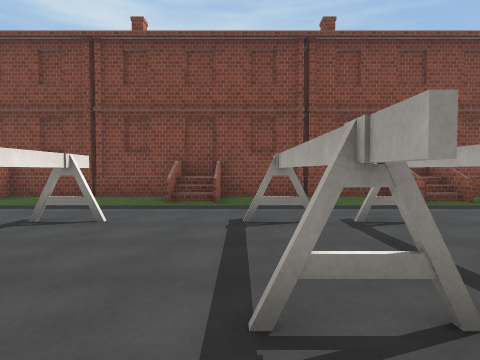
View 1 (above)

16 first-person views from a walk through a Unity game level. The camera is 1.5 m above the floor, tilts 2° down and sees 80° across. The floor is counted in squares, 2 m on a side. Each view is taken from the middle of a square. On the plan, view 1 faces up. The plan holds only what a view shows up to about 10 squares ahead; the rest is blank. The place goes on beyond the plan. Some surface patterns are stand-ins.

View 2
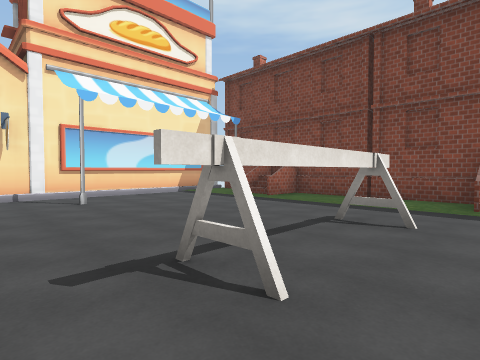

View 3
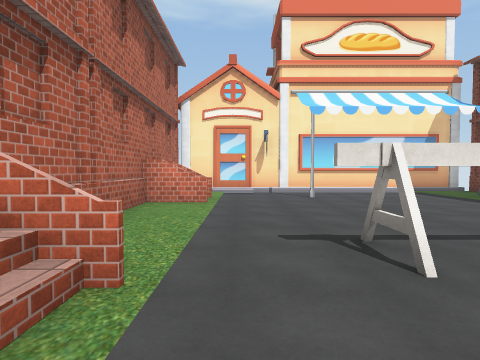

View 4
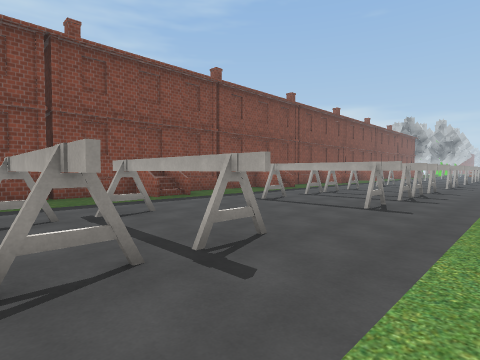

View 5
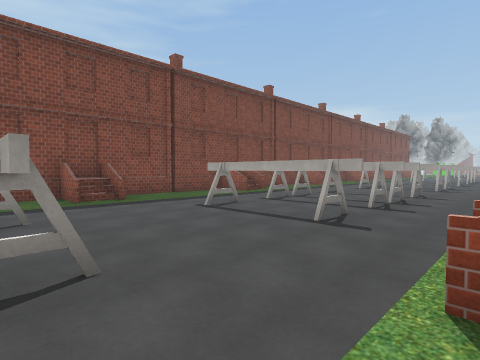

View 6
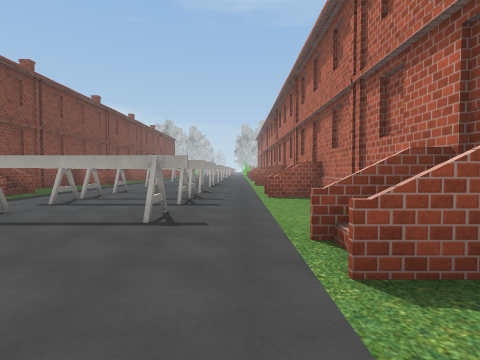

View 7
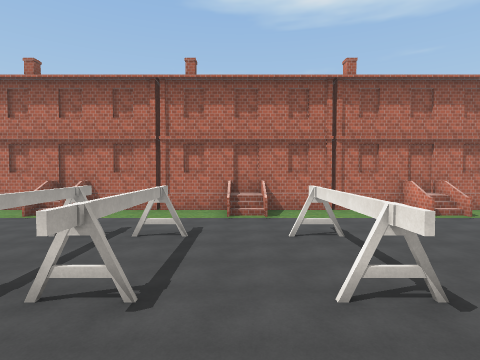

View 8
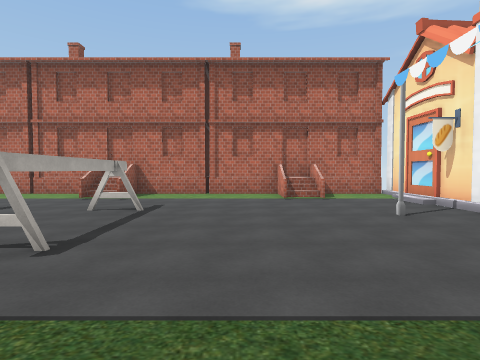

View 9
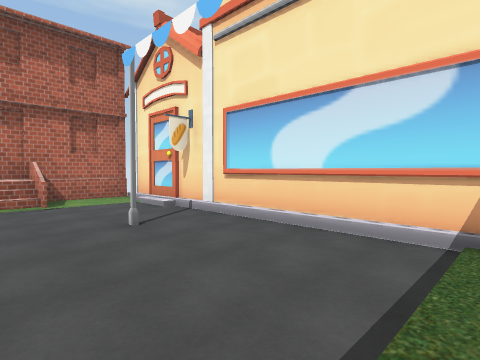

View 10
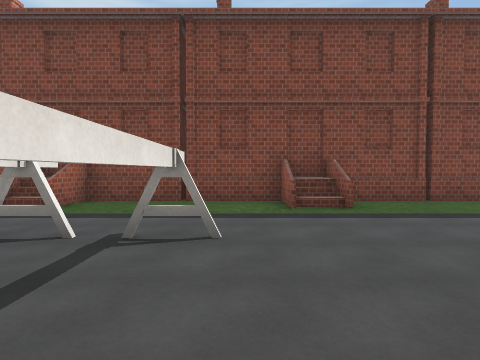

View 11
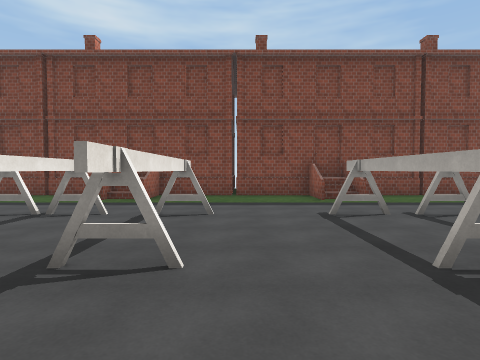

View 12
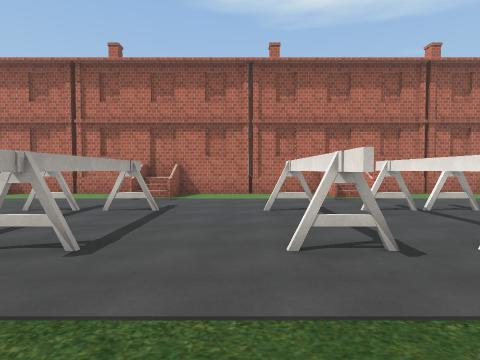

View 13
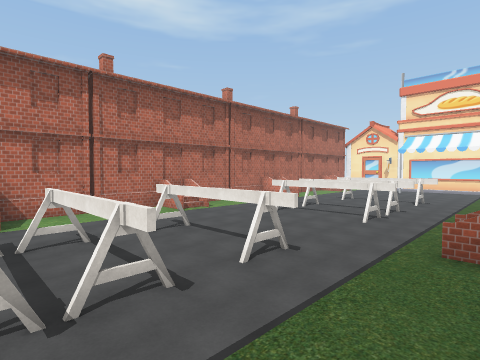

View 14
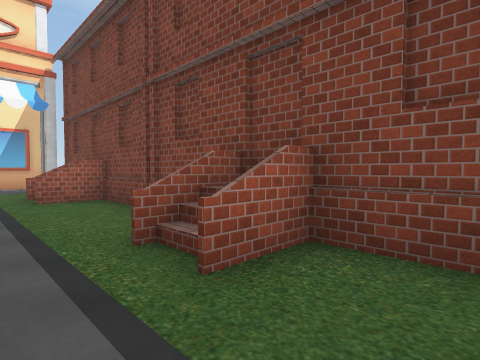

View 15
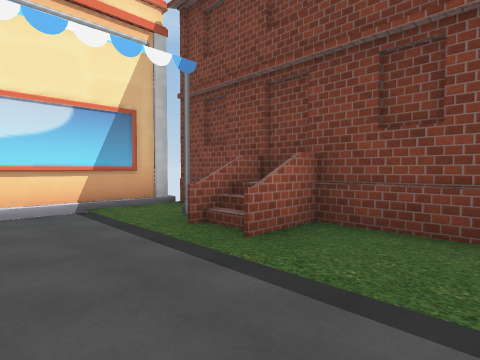

View 16
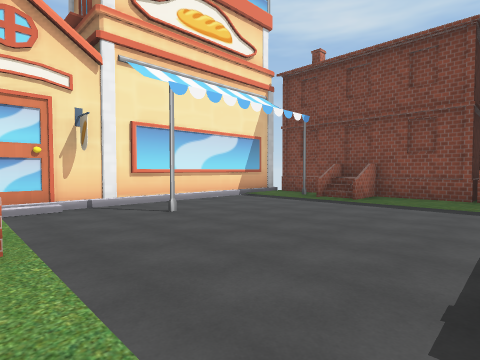

### Floor plan
Key: @ floor where view 1 was taken; # wall or solid block; . floor; / step, stairs or slope; = window, fence, low wall or low ledge; v drop or lower ground; B building; O other object.
Columns run from 12 left of view 1 to 15 right of it. Each row starts with its distance up from view 1.
 10         #
  9         #
  8    #vvv#####################
  7   B.##=..../....##..../....#
  6   B.........................
  5   B.........................
  4   B......OO.OOO...OO.OO.O..O
  3   B......O...OO....O.OO.O..O
  2 BBB.#....O...OO....O.OO.O..O
  1 BBB......OO.OOO...OO.OO.O..O
  0  BB/........@...............
 -1   B/.==...==....==...==....=
 -2   B#########################

Where each view was taken, in squares from view 1:
view 1: 0 up, 0 right, facing up
view 2: 0 up, 1 left, facing up-left
view 3: 0 up, 0 right, facing left
view 4: 1 down, 0 right, facing up-right
view 5: 1 down, 2 right, facing up-right
view 6: 0 up, 2 right, facing right
view 7: 7 up, 1 left, facing down
view 8: 7 up, 5 left, facing down
view 9: 6 up, 6 left, facing down-left
view 10: 1 up, 3 right, facing up
view 11: 1 down, 13 right, facing up
view 12: 7 up, 13 right, facing down
view 13: 7 up, 10 right, facing down-left
view 14: 5 up, 1 right, facing up-left
view 15: 4 up, 4 left, facing up-left
view 16: 1 down, 3 left, facing up-left
